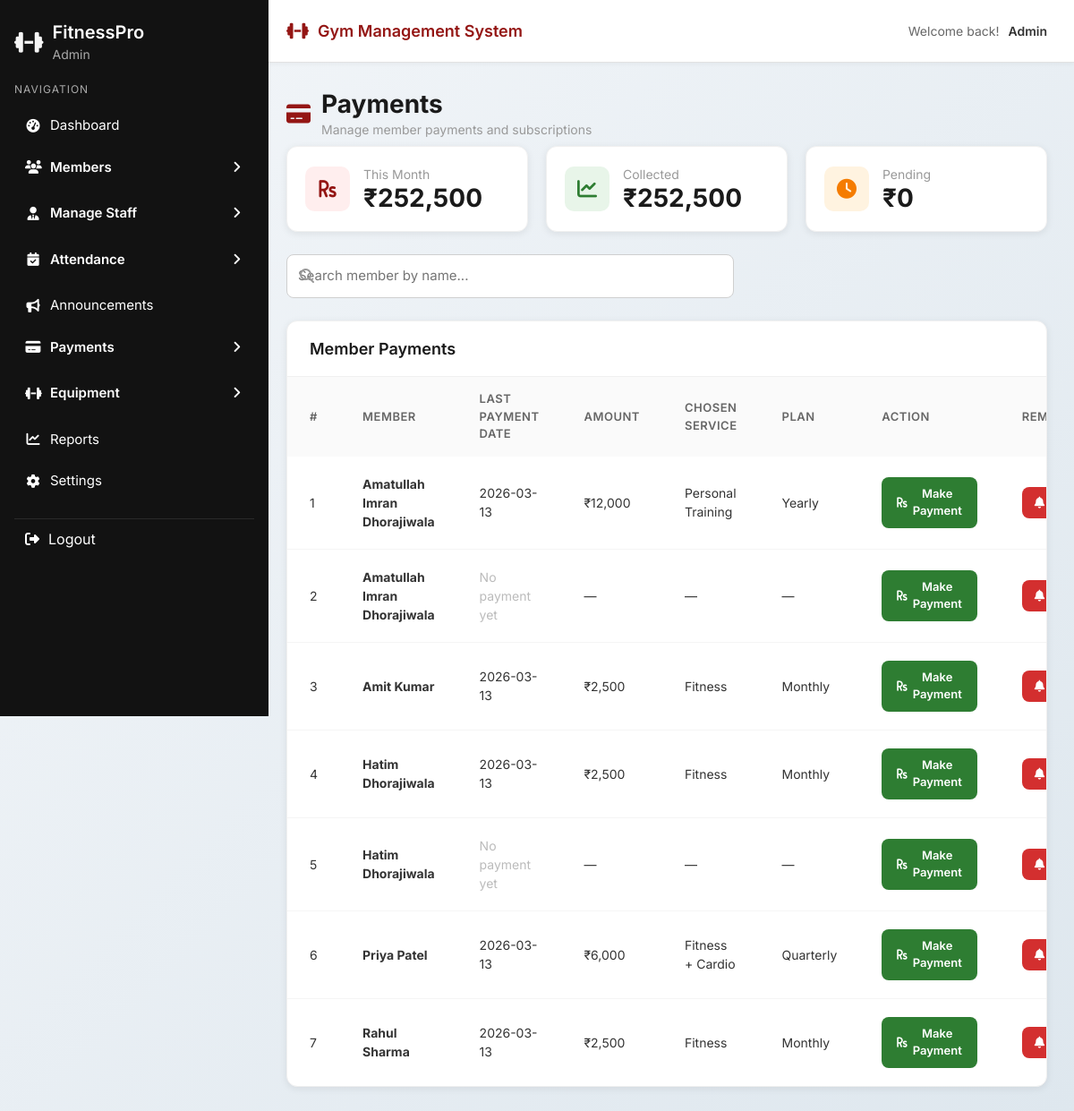
Screenshot of /modules/payments.php (signed in) with the database file from the repository.
### tables this page shows
CREATE TABLE `payments` (
  `id` int(11) NOT NULL,
  `member_id` int(11) NOT NULL,
  `amount` decimal(10,2) NOT NULL,
  `payment_date` datetime NOT NULL DEFAULT current_timestamp(),
  `service` varchar(100) NOT NULL,
  `plan` enum('Monthly','Quarterly','Yearly') NOT NULL DEFAULT 'Monthly',
  `status` enum('Paid','Due','Overdue') NOT NULL DEFAULT 'Paid',
  `payment_method` enum('Cash','Card','UPI','Online') NOT NULL DEFAULT 'Cash',
  `transaction_id` varchar(100) DEFAULT NULL,
  `notes` text DEFAULT NULL,
  `created_at` timestamp NOT NULL DEFAULT current_timestamp()
);

CREATE TABLE `members` (
  `id` int(11) NOT NULL,
  `full_name` varchar(100) NOT NULL,
  `email` varchar(100) NOT NULL,
  `phone` varchar(20) NOT NULL,
  `dob` date NOT NULL,
  `gender` enum('Male','Female','Other') NOT NULL,
  `address` text NOT NULL,
  `membership_type` varchar(50) NOT NULL,
  `start_date` date NOT NULL,
  `end_date` date NOT NULL,
  `duration` varchar(20) NOT NULL,
  `membership_status` enum('Active','Inactive','Expired') DEFAULT 'Active',
  `fitness_level` enum('Beginner','Medium','Advanced') DEFAULT 'Beginner',
  `created_at` timestamp NOT NULL DEFAULT current_timestamp(),
  `updated_at` timestamp NOT NULL DEFAULT current_timestamp() ON UPDATE current_timestamp()
);

### modules/payments.php (the view, shortened to what this page needs)
<?php
require_once '../dbcon.php';
$this_month = date('Y-m');
$q_month = mysqli_query($conn, "SELECT COALESCE(SUM(amount),0) as total FROM payments WHERE DATE_FORMAT(payment_date,'%Y-%m') = '$this_month'");
$month_total = mysqli_fetch_assoc($q_month)['total'];
$q_collected = mysqli_query($conn, "SELECT COALESCE(SUM(amount),0) as total FROM payments WHERE status='Paid' AND DATE_FORMAT(payment_date,'%Y-%m') = '$this_month'");
$collected = mysqli_fetch_assoc($q_collected)['total'];
$pending = $month_total - $collected;
$search = isset($_GET['search']) ? mysqli_real_escape_string($conn, $_GET['search']) : '';
$where  = $search ? "WHERE m.full_name LIKE '%$search%'" : '';
$sql = "SELECT m.id, m.full_name, m.membership_type,
               p.amount, p.payment_date, p.service, p.plan, p.status
        FROM members m
        LEFT JOIN payments p ON p.id = (
            SELECT id FROM payments WHERE member_id = m.id ORDER BY payment_date DESC LIMIT 1
        )
        $where
        ORDER BY m.full_name ASC";
$result = mysqli_query($conn, $sql);
$members = [];
while ($row = mysqli_fetch_assoc($result)) $members[] = $row;
include '../layout/header.php';
include '../layout/sidebar.php';
?>
<link rel="stylesheet" href="../css/sidebar.css">
<link rel="stylesheet" href="../css/common.css">
<div class="main-wrapper">
  <div class="main-content">
    <div class="page-header" style="display:flex;align-items:center;gap:12px;margin-bottom:8px;">
      <i class="fas fa-credit-card" style="color:var(--active-color);font-size:24px;"></i>
      <div>
        <h2 class="page-title" style="margin:0;">Payments</h2>
        <p class="page-subtitle">Manage member payments and subscriptions</p>
      </div>
    </div>
    <div class="stats-grid" style="grid-template-columns:repeat(3,1fr);margin-bottom:25px;">
      <div class="stat-card">
        <div class="stat-icon red"><i class="fas fa-rupee-sign"></i></div>
        <div class="stat-info">
          <p>This Month</p>
          <h3>₹<?= number_format($month_total) ?></h3>
        </div>
      </div>
      <div class="stat-card">
        <div class="stat-icon green"><i class="fas fa-chart-line"></i></div>
        <div class="stat-info">
          <p>Collected</p>
          <h3>₹<?= number_format($collected) ?></h3>
        </div>
      </div>
      <div class="stat-card">
        <div class="stat-icon orange"><i class="fas fa-clock"></i></div>
        <div class="stat-info">
          <p>Pending</p>
          <h3>₹<?= number_format($pending) ?></h3>
        </div>
      </div>
    </div>
    <div class="search-container">
      <form method="GET">
        <div class="search-box">
          <i class="fas fa-search"></i>
          <input type="text" name="search" placeholder="Search member by name..." value="<?= htmlspecialchars($search) ?>">
        </div>
      </form>
    </div>
    <div class="table-container">
      <div class="table-header">
        <h3>Member Payments</h3>
      </div>
      <table class="modern-table">
        <thead>
          <tr>
            <th>#</th>
            <th>Member</th>
            <th>Last Payment Date</th>
            <th>Amount</th>
            <th>Chosen Service</th>
            <th>Plan</th>
            <th>Action</th>
            <th>Remind</th>
          </tr>
        </thead>
        <tbody>
          <?php if (empty($members)): ?>
            <tr><td colspan="8" style="text-align:center;padding:40px;color:#999;">No members found.</td></tr>
          <?php else: ?>
          <?php foreach ($members as $i => $m): ?>
          <tr>
            <td><?= $i + 1 ?></td>
            <td><strong><?= htmlspecialchars($m['full_name']) ?></strong></td>
            <td><?= $m['payment_date'] ? date('Y-m-d', strtotime($m['payment_date'])) : '<span style="color:#bbb;">No payment yet</span>' ?></td>
            <td><?= $m['amount'] ? '₹' . number_format($m['amount']) : '—' ?></td>
            <td><?= htmlspecialchars($m['service'] ?? '—') ?></td>
            <td><?= htmlspecialchars($m['plan'] ?? '—') ?></td>
            <td>
              <a href="payment-form.php?member_id=<?= $m['id'] ?>" class="btn" style="background:#2e7d32;color:#fff;padding:8px 16px;border-radius:8px;font-size:13px;font-weight:600;text-decoration:none;display:inline-flex;align-items:center;gap:6px;">
                <i class="fas fa-rupee-sign"></i> Make Payment
              </a>
            </td>
            <td>
              <form method="POST" style="display:inline;">
                <button type="submit" class="btn" style="background:#d32f2f;color:#fff;padding:8px 14px;border-radius:8px;font-size:13px;font-weight:600;border:none;cursor:pointer;display:inline-flex;align-items:center;gap:6px;">
                  <i class="fas fa-bell"></i> Alert
                </button>
              </form>
            </td>
          </tr>
          <?php endforeach; ?>
          <?php endif; ?>
        </tbody>
      </table>
    </div>
  </div>
</div>

### css/sidebar.css (style rules this page uses)
:root { --sidebar-bg: #121212; --hover-bg: #1e1e1e; --active-color: #941614; --text-light: #ffffff; }

### css/common.css (style rules this page uses)
* { box-sizing: border-box; }
body { margin: 0; font-family: 'Inter', sans-serif; background: linear-gradient(135deg, #f3f6f9, #dee7ee); color: #333; }
:root { --card-bg: #ffffff; --border-color: #e2e2e2; --shadow: 0 10px 25px rgba(0,0,0,0.12); --shadow-sm: 0 2px 8px rgba(0,0,0,0.08); --radius-sm: 6px; --radius-md: 8px; --radius-lg: 12px; --active-color: #941614; --success-color: #2e7d32; --warning-color: #f57c00; --danger-color: #d32f2f; }
.main-wrapper { margin-left: 25%; min-height: 100vh; }
.main-content { padding: 30px; }
.page-header { margin-bottom: 30px; }
.page-title { font-size: 28px; font-weight: 700; color: #1a1a1a; margin-bottom: 5px; margin-top: 0; }
.page-subtitle { color: #999; font-size: 14px; margin: 0; }
h2 { color: var(--active-color); font-size: 26px; margin-bottom: 25px; }
.stats-grid { display: grid; grid-template-columns: repeat(auto-fit, minmax(250px, 1fr)); gap: 20px; margin-bottom: 30px; }
.stat-card { background: white; border-radius: var(--radius-lg); padding: 20px; display: flex; align-items: center; gap: 15px; box-shadow: var(--shadow-sm); border: 1px solid #f0f0f0; transition: transform 0.2s; }
.stat-icon { width: 50px; height: 50px; border-radius: 10px; display: flex; align-items: center; justify-content: center; font-size: 22px; flex-shrink: 0; }
.stat-icon.total, .stat-icon.red { background: #fee; color: var(--active-color); }
.stat-icon.active, .stat-icon.green { background: #e8f5e9; color: var(--success-color); }
.stat-icon.inactive, .stat-icon.orange, .stat-icon.yellow { background: #fff3e0; color: var(--warning-color); }
.stat-info h3 { font-size: 28px; font-weight: 700; margin: 0; color: #1a1a1a; }
.stat-info p { margin: 0; color: #999; font-size: 14px; }
.search-container { margin-bottom: 25px; }
.search-box { position: relative; max-width: 500px; }
.search-box input { width: 100%; padding: 12px 15px 12px 45px; border: 1px solid #e0e0e0; border-radius: 10px; font-size: 14px; transition: all 0.3s; }
.search-box i { position: absolute; left: 15px; top: 50%; transform: translateY(-50%); color: #999; }
input[type="text"], input[type="email"], input[type="date"], input[type="number"], input[type="password"], select, textarea { width: 100%; padding: 12px; border-radius: var(--radius-md); border: 1px solid #cfcfcf; font-size: 15px; font-family: 'Inter', sans-serif; transition: border 0.2s; }
.table-container, .members-table-container { background: white; border-radius: var(--radius-lg); overflow: hidden; box-shadow: var(--shadow-sm); border: 1px solid #f0f0f0; }
.table-header { padding: 20px 25px; border-bottom: 1px solid #f0f0f0; }
.table-header h3 { margin: 0; font-size: 18px; font-weight: 600; color: #1a1a1a; }
.modern-table, .members-table { width: 100%; margin: 0; }
.modern-table thead th, .members-table thead th { background: #fafafa; padding: 15px 25px; font-size: 13px; font-weight: 600; color: #666; text-transform: uppercase; letter-spacing: 0.5px; border: none; text-align: left; }
.modern-table tbody td, .members-table tbody td { padding: 20px 25px; vertical-align: middle; border-bottom: 1px solid #f5f5f5; font-size: 14px; }
.modern-table tbody tr:last-child td, .members-table tbody tr:last-child td { border-bottom: none; }
.main-wrapper { margin-left: 25%; margin-top: 70px; min-height: calc(100vh - 70px); }
.main-content { padding: 30px; padding-left: 20px; }

### layout/header.php (style rules this page uses)
.main-wrapper { margin-top: 70px !important; }

### rows the page displays
payments: member.full_name "Amatullah Imran Dhorajiwala", payment_date "2026-03-13", amount "12,000", service "Personal Training", plan "Yearly"
members: full_name "Amatullah Imran Dhorajiwala", shows "No payment yet", service "—", plan "—"
payments: member.full_name "Amit Kumar", payment_date "2026-03-13", amount "2,500", service "Fitness", plan "Monthly"
payments: member.full_name "Hatim Dhorajiwala", payment_date "2026-03-13", amount "2,500", service "Fitness", plan "Monthly"
members: full_name "Hatim Dhorajiwala", shows "No payment yet", service "—", plan "—"
payments: member.full_name "Priya Patel", payment_date "2026-03-13", amount "6,000", service "Fitness + Cardio", plan "Quarterly"
payments: member.full_name "Rahul Sharma", payment_date "2026-03-13", amount "2,500", service "Fitness", plan "Monthly"

### other values shown
$_SESSION['role'] "Admin"
$user_role "Admin"
$month_total "252,500"
$collected "252,500"
$pending "0"
